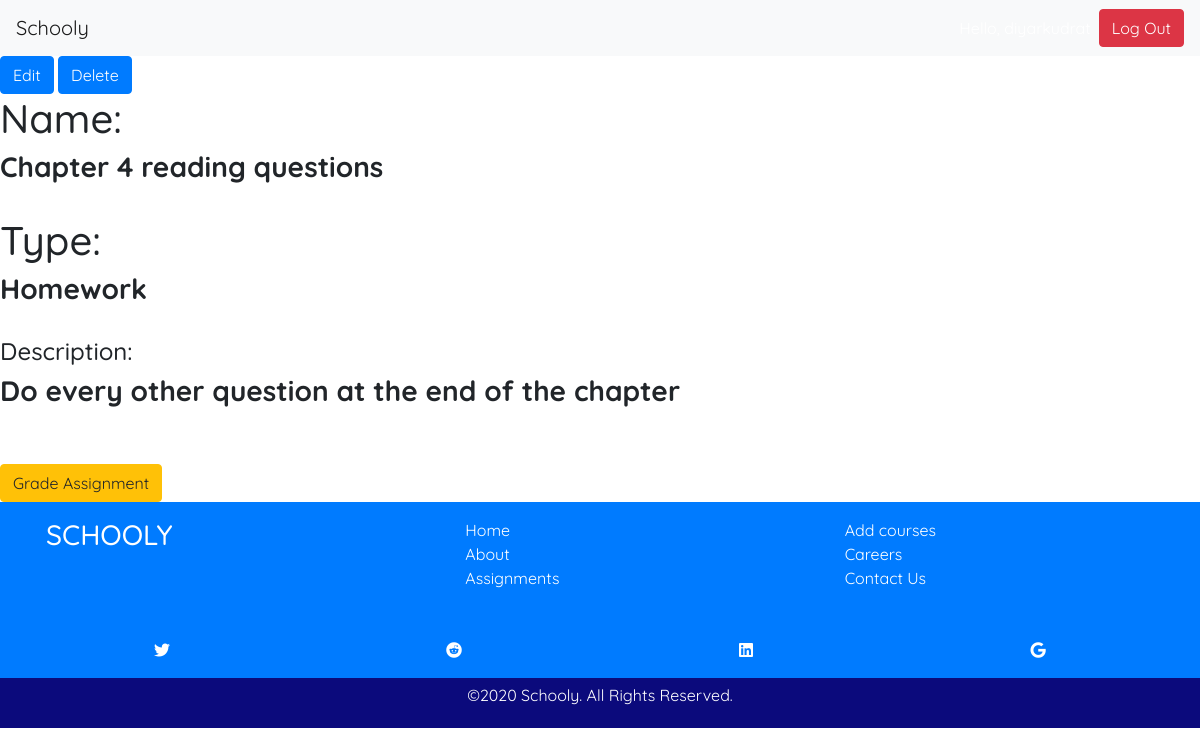
Screenshot of /assignments/ch4-reading-questions/ (signed in) with the database file from the repository.
### classes/models.py (models this page shows, shortened)
class Assignment(models.Model):
    name = models.CharField(max_length=50)
    students = models.ManyToManyField(Student, )
    slug = models.CharField(max_length=30, blank=True, editable=False,
                            help_text="Unique URL path to access this page. Generated by the system.")
    description = models.CharField(max_length=250)
    course = models.ForeignKey('Course', on_delete=models.CASCADE, blank=True, null=True)
    assignment_type = models.CharField(max_length=30, choices=ASSIGNMENT_TYPES, blank=True)
    total_points = models.PositiveIntegerField(blank=True, null=True, default=0)
    earned_points = models.PositiveIntegerField(blank=True, null=True, default=0)
    assigned_date = models.DateField(blank=True, null=True)
    due_date = models.DateField(blank=True, null=True)

### classes/views.py (the view)
# urls.py: path('assignments/<str:slug>/', views.AssignmentDetailView.as_view(), name='assignment-detail-page'),
@method_decorator([login_required], name='dispatch')
class AssignmentDetailView(DetailView):
    model = Assignment
    def get(self, request, slug):
        assignment = self.get_queryset().get(slug__iexact=slug)
        context = {'assignment': assignment}
        return render(request, 'assignment_detail.html', context)

### classes/templates/assignment_detail.html
{% extends 'base.html' %}
{% block content %}
<a class="btn btn-primary" href="{% url 'edit-assignment-page' assignment.id %}" role="button">Edit</a>
<a class="btn btn-primary" href="{% url 'assignment-delete-page' assignment.id %}"  role="button">Delete</a>
<br>
<h1>Name: </h1>  <h3><b>{{assignment.name}}</b></h3><br>
<h1>Type: </h1>  <h3><b>{{ assignment.assignment_type }}</b></h3><br>
<h4>Description: </h4>  <h3><b>{{ assignment.description }}</b></h3>
<br>
<br>
<a class="btn btn-warning" href="{% url 'grade-assignment-page' assignment.slug %}" role="button">Grade Assignment</a>
{% endblock %}

### classes/templates/base.html (style rules this page uses)
* { font-family: 'Quicksand', sans-serif; }

### rows the page displays
Assignment: name "Chapter 4 reading questions", assignment_type "Homework", description "Do every other question at the end of the chapter"
